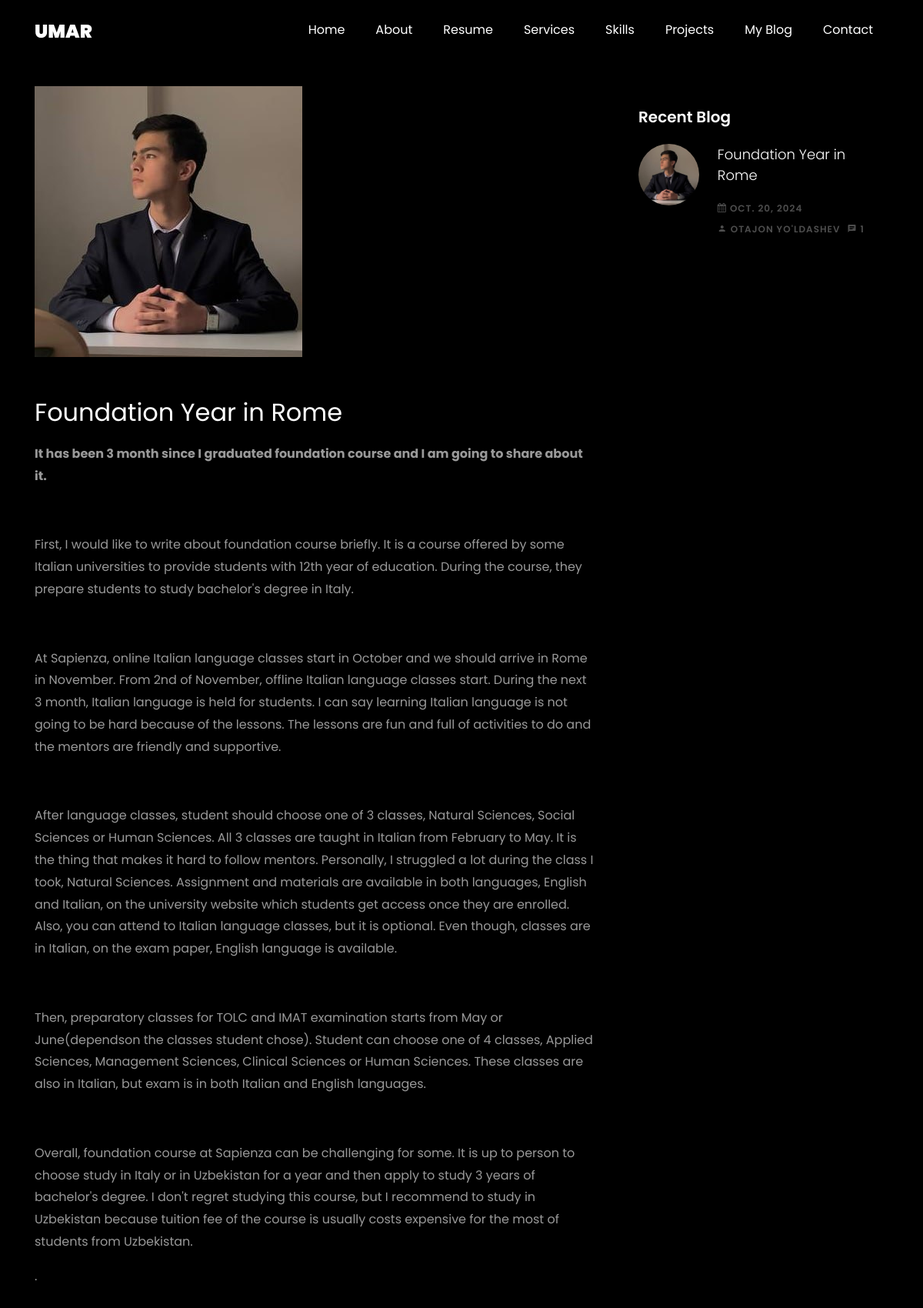
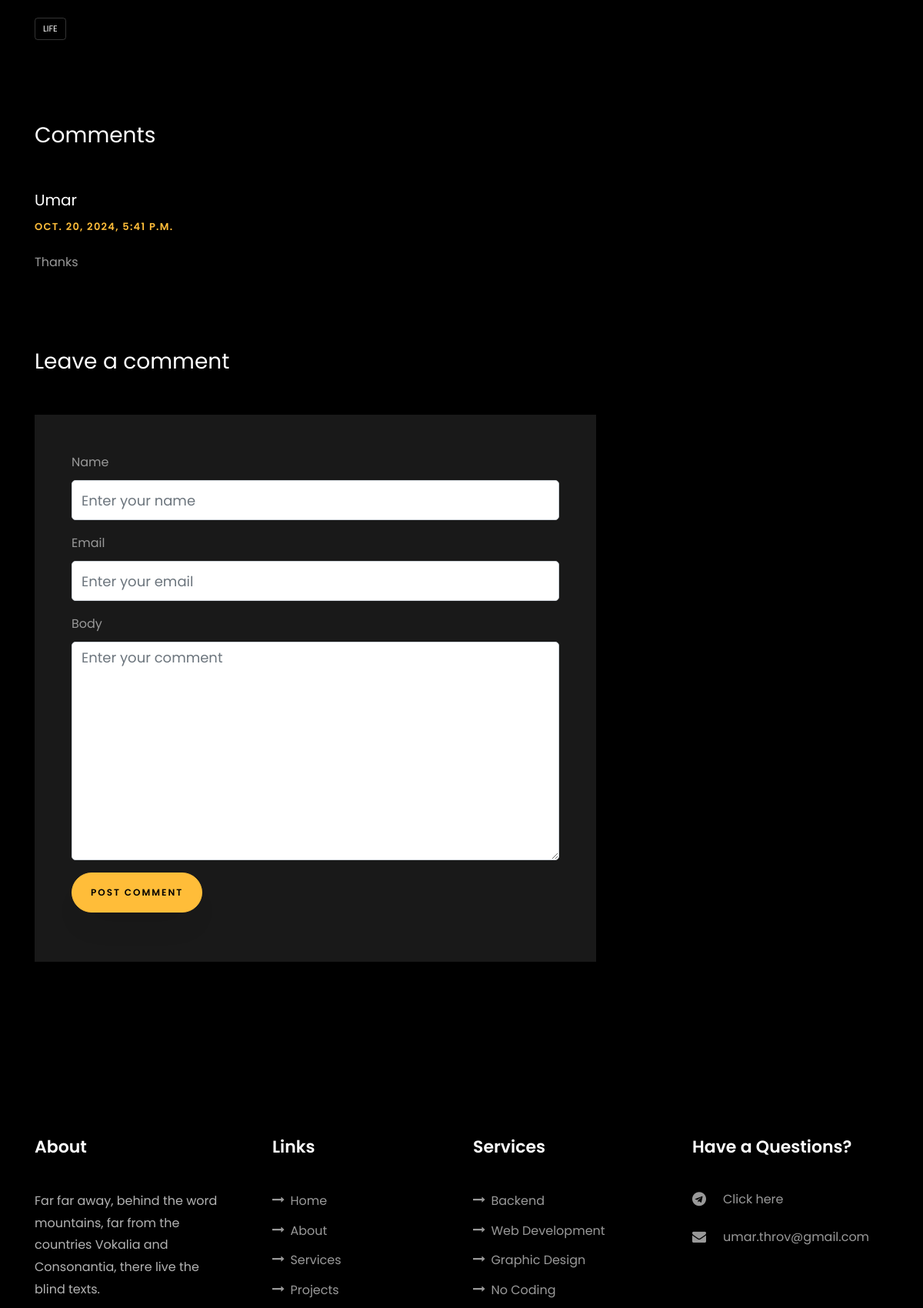
Page /blog/foundation-year-in-rome/ (upper part) on the committed database (2 pictures, top to bottom).
### app/models.py (models this page shows, shortened)
class Blog(models.Model):
    title = models.CharField(max_length=200)
    topic = models.ForeignKey(Topic,on_delete=models.SET_NULL,null=True, blank=True)
    text = RichTextField()
    author = models.CharField(max_length=200)
    image = models.ImageField(upload_to='blog/')
    tags = models.ManyToManyField(Tag)
    date = models.DateField(auto_now=True)
    slug = models.SlugField(unique=True, blank=True)

class Tag(models.Model):
    name = models.CharField(max_length=200)

class Comment(models.Model):
    name = models.CharField(max_length=200)
    blog = models.ForeignKey(Blog,on_delete=models.CASCADE,related_name='comments')
    body = models.TextField()
    email = models.EmailField(null=True,blank=True)
    created = models.DateTimeField(auto_now_add=True)

### app/views.py (the view, shortened to what this page needs)
# urls.py: path('blog/<slug:slug>/',blog,name="blog"),
def blog(request,slug):
  blog = Blog.objects.get(slug=slug)
  recent = Blog.objects.all()[:4]
  form = CommentForm()
  content = {
      'blog':blog,
      'recent':recent,
      'form':form
      }
  return render(request,'single.html',content)

### app/forms.py
class CommentForm(forms.ModelForm):
    class Meta:
        model = Comment
        fields = ['name', 'email', 'body']

### templates/single.html (shortened to what this page needs)
<!DOCTYPE html>
{% load static %}
<html lang="en">
  <head>
    <link rel="stylesheet" href="{% static 'css/open-iconic-bootstrap.min.css' %}">
    <link rel="stylesheet" href="{% static 'css/animate.css' %}">
    <link rel="stylesheet" href="{% static 'css/owl.carousel.min.css' %}">
    <link rel="stylesheet" href="{% static 'css/owl.theme.default.min.css' %}">
    <link rel="stylesheet" href="{% static 'css/magnific-popup.css' %}">
    <link rel="stylesheet" href="{% static 'css/aos.css' %}">
    <link rel="stylesheet" href="{% static 'css/ionicons.min.css' %}">
    <link rel="stylesheet" href="{% static 'css/flaticon.css' %}">
    <link rel="stylesheet" href="{% static 'css/icomoon.css' %}">
    <link rel="stylesheet" href="{% static 'css/style.css' %}">
  </head>
  <body data-spy="scroll" data-target=".site-navbar-target" data-offset="300">
    <nav class="navbar navbar-expand-lg navbar-dark ftco_navbar ftco-navbar-light site-navbar-target" id="ftco-navbar">
	    <div class="container">
	      <a class="navbar-brand" href="{% url 'home' %}">Umar</a>
	      <div class="collapse navbar-collapse" id="ftco-nav">
	        <ul class="navbar-nav nav ml-auto">
	          <li class="nav-item"><a href="{% url 'home' %}#home-section" class="nav-link"><span>Home</span></a></li>
	          <li class="nav-item"><a href="{% url 'home' %}#about-section" class="nav-link"><span>About</span></a></li>
	          <li class="nav-item"><a href="{% url 'home' %}#resume-section" class="nav-link"><span>Resume</span></a></li>
	          <li class="nav-item"><a href="{% url 'home' %}#services-section" class="nav-link"><span>Services</span></a></li>
	          <li class="nav-item"><a href="{% url 'home' %}#skills-section" class="nav-link"><span>Skills</span></a></li>
	          <li class="nav-item"><a href="{% url 'home' %}#projects-section" class="nav-link"><span>Projects</span></a></li>
	          <li class="nav-item"><a href="{% url 'home' %}#blog-section" class="nav-link"><span>My Blog</span></a></li>
	          <li class="nav-item"><a href="{% url 'home' %}#contact-section" class="nav-link"><span>Contact</span></a></li>
	        </ul>
	      </div>
	    </div>
	  </nav>
    <section class="ftco-section">
      <div class="container">
        <div class="row">
          <div class="col-lg-8 ftco-animate">
            <p>
              <img src="{{blog.image.url}}" alt="" class="img-fluid">
            </p>
            <h2 class="mb-3 mt-5"> {{blog.title}}</h2>
            <p>{{blog.text|safe}}.</p>
            <div class="tag-widget post-tag-container mb-5 mt-5">
              <div class="tagcloud">
                {% for tag in blog.tags.all %}
                <a href="#" class="tag-cloud-link">{{tag.name}}</a>
                {% endfor %}
              </div>
            </div>
            <div class="pt-5 mt-5">
              <h3 class="mb-5">Comments</h3>
              <ul class="comment-list">
                {% for i in blog.comments.all %}
                <li class="comment">
                  <div class="comment-body">
                    <h3>{{i.name}}</h3>
                    <div class="meta">{{i.created}}</div>
                    <p>{{i.body}}</p>
                  </div>
                </li>
                {% endfor %}
              </ul>
              <div class="comment-form-wrap pt-5">
                <h3 class="mb-5">Leave a comment</h3>
                <form action="{% url 'blog' slug=blog.slug %}" class="p-5 bg-dark" method="post">
                  <div class="form-group">
                      <label for="{{ form.name.id_for_label }}">{{ form.name.label }}</label>
                      <input type="text" id="{{ form.name.id_for_label }}" name="{{ form.name.name }}" class="form-control" placeholder="Enter your name" value="{{ form.name.value|default:'' }}">
                  </div>
                  <div class="form-group">
                      <label for="{{ form.email.id_for_label }}">{{ form.email.label }}</label>
                      <input type="email" id="{{ form.email.id_for_label }}" class="form-control" name="{{ form.email.name }}" placeholder="Enter your email" value="{{ form.email.value|default:'' }}">
                  </div>
                  <div class="form-group">
                      <label for="{{ form.body.id_for_label }}">{{ form.body.label }}</label>
                      <textarea id="{{ form.body.id_for_label }}" cols="30" rows="10" class="form-control" name="{{ form.body.name }}" placeholder="Enter your comment">{{ form.body.value|default:'' }}</textarea>
                  </div>
                  <div class="form-group">
                      <input type="submit" value="Post Comment" class="btn py-3 px-4 btn-primary">
                  </div>
              </form>
              </div>
            </div>
          </div>
          <div class="col-lg-4 sidebar ftco-animate">
            <div class="sidebar-box ftco-animate">
              <h3 class="heading-sidebar">Recent Blog</h3>
              {% for i in recent %}
              <div class="block-21 mb-4 d-flex">
                <a class="blog-img mr-4" style="background-image: url({{i.image.url}});"></a>
                <div class="text">
                  <h3 class="heading"><a href="#">{{i.title}}</a></h3>
                  <div class="meta">
                    <div><a href="#"><span class="icon-calendar"></span> {{i.date}}</a></div>
                    <div><a href="#"><span class="icon-person"></span> {{i.author}}</a></div>
                    <div><a href="#"><span class="icon-chat"></span> {{i.comments.count}}</a></div>
                  </div>
                </div>
              </div>
              {% endfor %}
            </div>
          </div>
        </div>
      </div>
    </section>
   <footer class="ftco-footer ftco-section">
      <div class="container">
        <div class="row mb-5">
          <div class="col-md">
            <div class="ftco-footer-widget mb-4">
              <h2 class="ftco-heading-2">About</h2>
              <p>Far far away, behind the word mountains, far from the countries Vokalia and Consonantia, there live the blind texts.</p>
            </div>
          </div>
          <div class="col-md">
            <div class="ftco-footer-widget mb-4 ml-md-4">
              <h2 class="ftco-heading-2">Links</h2>
              <ul class="list-unstyled">
                <li><a href="#"><span class="icon-long-arrow-right mr-2"></span>Home</a></li>
                <li><a href="#"><span class="icon-long-arrow-right mr-2"></span>About</a></li>
                <li><a href="#"><span class="icon-long-arrow-right mr-2"></span>Services</a></li>
                <li><a href="#"><span class="icon-long-arrow-right mr-2"></span>Projects</a></li>
              </ul>
            </div>
          </div>
          <div class="col-md">
             <div class="ftco-footer-widget mb-4">
              <h2 class="ftco-heading-2">Services</h2>
              <ul class="list-unstyled">
                <li><a href="#"><span class="icon-long-arrow-right mr-2"></span>Backend</a></li>
                <li><a href="#"><span class="icon-long-arrow-right mr-2"></span>Web Development</a></li>
                <li><a href="#"><span class="icon-long-arrow-right mr-2"></span>Graphic Design</a></li>
                <li><a href="#"><span class="icon-long-arrow-right mr-2"></span>No Coding</a></li>
              </ul>
            </div>
          </div>
          <div class="col-md">
            <div class="ftco-footer-widget mb-4">
            	<h2 class="ftco-heading-2">Have a Questions?</h2>
            	<div class="block-23 mb-3">
	              <ul>
	                <li><a href="https://t.me/Umar_Toirov"><span class="icon icon-telegram"></span><span class="text">Click here</span></a></li>
	                <li><a href="#"><span class="icon icon-envelope"></span><span class="text">umar.throv@gmail.com</span></a></li>
	              </ul>
	            </div>
            </div>
          </div>
        </div>
        </div>
    </footer>
  </body>
</html>

### static/css/icomoon.css (style rules this page uses)
[class^="icon-"], [class*=" icon-"] { font-family: 'icomoon' !important; speak: none; font-style: normal; font-weight: normal; font-variant: normal; text-transform: none; line-height: 1; -webkit-font-smoothing: antialiased; -moz-osx-font-smoothing: grayscale; }
.icon-calendar:before { content: "\f073"; }
.icon-envelope:before { content: "\f0e0"; }
.icon-long-arrow-right:before { content: "\f178"; }
.icon-telegram:before { content: "\f2c6"; }
.icon-chat:before { content: "\e0b7"; }
.icon-person:before { content: "\e7fd"; }

### rows in the picture
Blog: image (picture), title "Foundation Year in Rome", text "It has been 3 month since I graduated foundation course and I am going to share about it. First, I would like to write about foundation course briefly. It is a course offered by some Italian universities to provide students with 12th year of education. During the course, they prepare students to study bachelor's degree in Italy. At Sapienza, online Italian language classes start in October and we should arrive in Rome in November. From 2nd of November, offline Italian language classes start. During the next 3 month, Italian language is held for students. I can say learning Italian language is not going to be hard because of the lessons. The lessons are fun and full of activities to do and…", date "OCT. 20, 2024", author "OTAJON YO'LDASHEV", comments.count "1"
Tag: name "LIFE"
Comment: name "Umar", created "OCT. 20, 2024, 5:41 P.M.", body "Thanks"
